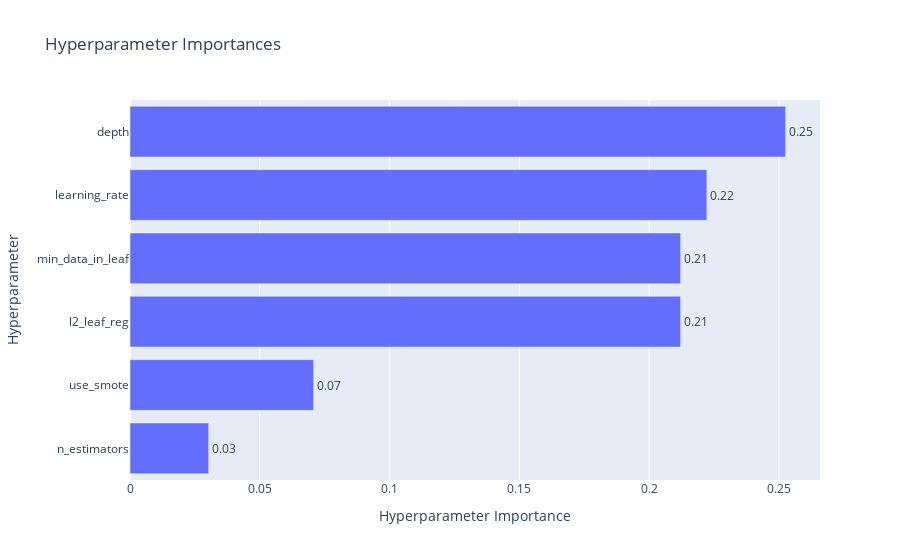

The cell this chart's notebook holds for it:
### Code cell
p_importance_no_feat_eng = optuna.visualization.plot_param_importances(study_no_feat_eng)
p_importance_no_feat_eng.show()

### Figure 1 — Plotly figure (JSON) as saved in the notebook; plotly's stock layout.template omitted (floating-point values rounded to 4 significant figures)
{"data": [{"cliponaxis": false, "hovertemplate": ["n_estimators (IntDistribution): 0.030303030303032615<extra></extra>", "use_smote (CategoricalDistribution): 0.07070707070706614<extra></extra>", "l2_leaf_reg (FloatDistribution): 0.21212121212121052<extra></extra>", "min_data_in_leaf (IntDistribution): 0.2121212121212134<extra></extra>", "learning_rate (FloatDistribution): 0.22222222222222354<extra></extra>", "depth (IntDistribution): 0.25252525252525404<extra></extra>"], "name": "Objective Value", "orientation": "h", "text": ["0.03", "0.07", "0.21", "0.21", "0.22", "0.25"], "textposition": "outside", "type": "bar", "x": [0.0303, 0.07071, 0.2121, 0.2121, 0.2222, 0.2525], "y": ["n_estimators", "use_smote", "l2_leaf_reg", "min_data_in_leaf", "learning_rate", "depth"]}], "layout": {"title": {"text": "Hyperparameter Importances"}, "xaxis": {"title": {"text": "Hyperparameter Importance"}}, "yaxis": {"title": {"text": "Hyperparameter"}}}}
